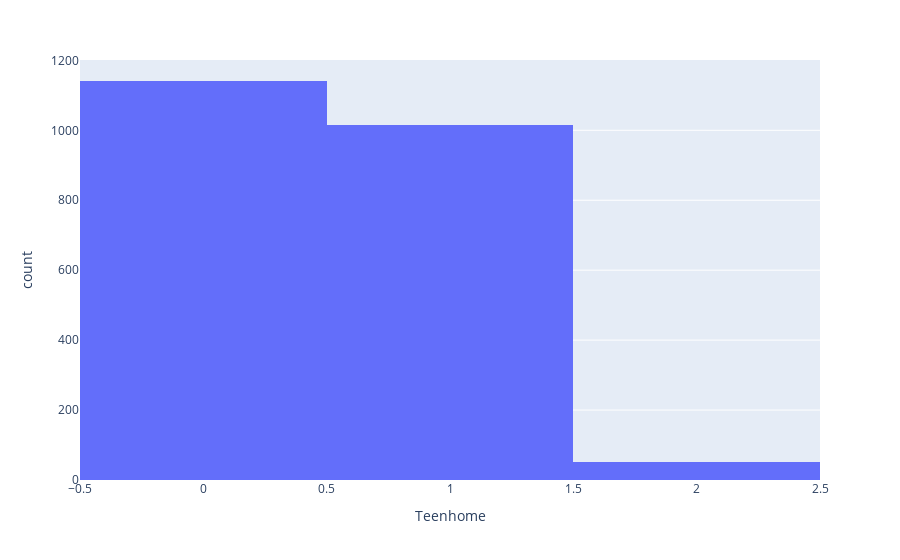

Notebook source saved alongside this figure:
### Markdown cell above
## **The distribution of number of teenagers in household**
plot ini menunjukkan sebaran jumlah remaja dalam rumah tangga. Ini membantu untuk melihat
jumlah rumah tangga dengan 0 remaja, 1 remaja, 2 remaja, dst

### Code cell
fig7 = px.histogram(df, x='Teenhome')
fig7.show()

### Figure 1 — Plotly figure (JSON) as saved in the notebook; plotly's stock layout.template omitted (floating-point values rounded to 4 significant figures; data arrays with more than 128 entries replaced by an {"elided": "..."} marker saying what was removed)
{"data": [{"alignmentgroup": "True", "bingroup": "x", "hovertemplate": "Teenhome=%{x}<br>count=%{y}<extra></extra>", "legendgroup": "", "marker": {"color": "#636efa", "pattern": {"shape": ""}}, "name": "", "offsetgroup": "", "orientation": "v", "showlegend": false, "type": "histogram", "x": {"elided": "2208 int values"}, "xaxis": "x", "yaxis": "y"}], "layout": {"barmode": "relative", "legend": {"tracegroupgap": 0}, "margin": {"t": 60}, "xaxis": {"anchor": "y", "domain": [0, 1], "title": {"text": "Teenhome"}}, "yaxis": {"anchor": "x", "domain": [0, 1], "title": {"text": "count"}}}}
